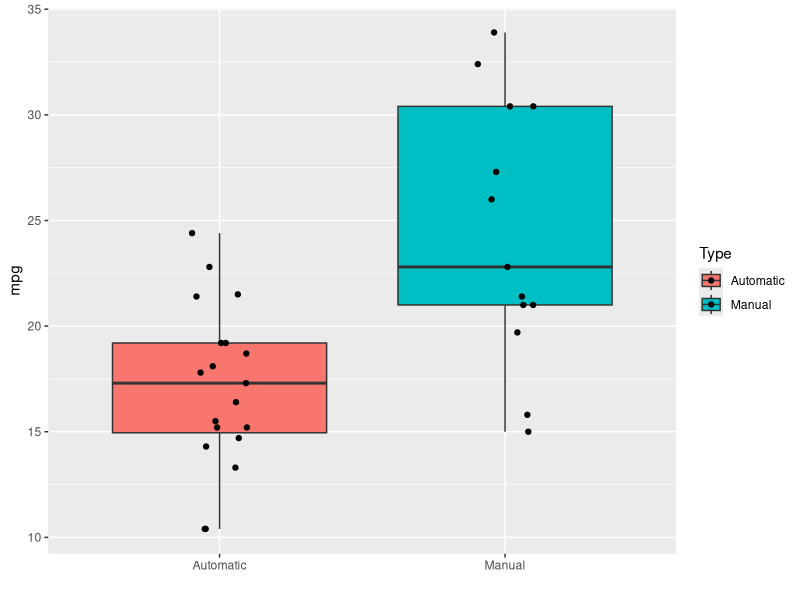
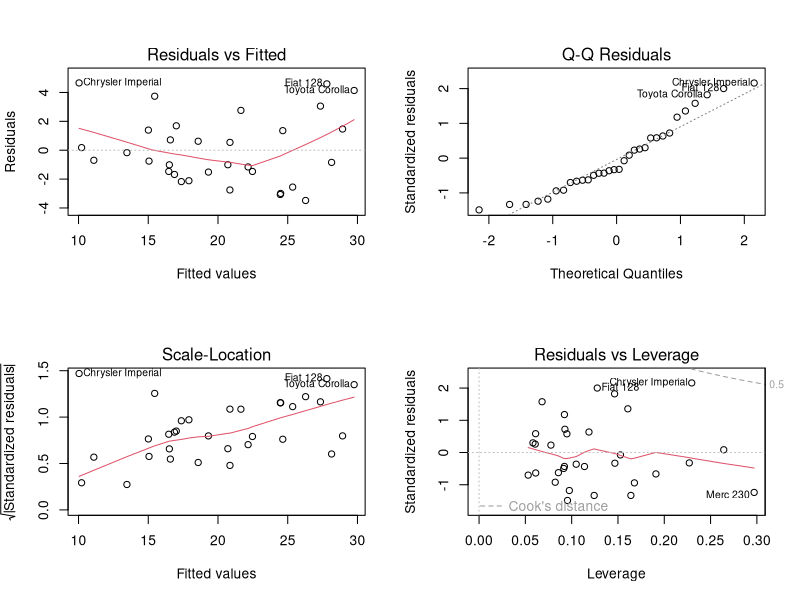

Generate these figures, in order, with R:
## ---- chunk 1
library(ggplot2)
dB <- mtcars
g <- ggplot(dB, aes(factor(am), mpg, fill = factor(am)))
g <- g + geom_boxplot()
g <- g + geom_jitter(position = position_jitter(width = .1, height = 0))
g <- g + scale_colour_discrete(name = "Type")
g <- g + scale_fill_discrete(name = "Type", breaks = c("0", "1"), labels = c("Automatic", "Manual"))
g <- g + scale_x_discrete(breaks = c("0", "1"), labels = c("Automatic", "Manual"))
g <- g + xlab("")
g
## ---- chunk 2
library(ggplot2)
g1 <- subset(mtcars, mtcars$am==0)
g2 <- subset(mtcars, mtcars$am==1)
t1 <- t.test(g1$mpg, g2$mpg, alternative="less", paired=F)
t1.summary <- data.frame("p-value" = c(t1$p.value), "CI-Lower" = c(t1$conf[1]), "CI-Upper" = c(t1$conf[2]), row.names = c("Automatic vs. Manual:  "))
round(t1.summary, 3)
## ---- chunk 3
base_model <- lm(data = dB, mpg ~ am)
step_model <- step(lm(data = dB, mpg ~ .), direction = "both", trace = 0)
## ---- chunk 4
summary(base_model)
## ---- chunk 5
summary(step_model)
## ---- chunk 6
anova(base_model, step_model)
## ---- chunk 7
par(mfrow = c(2, 2))
plot(step_model)
